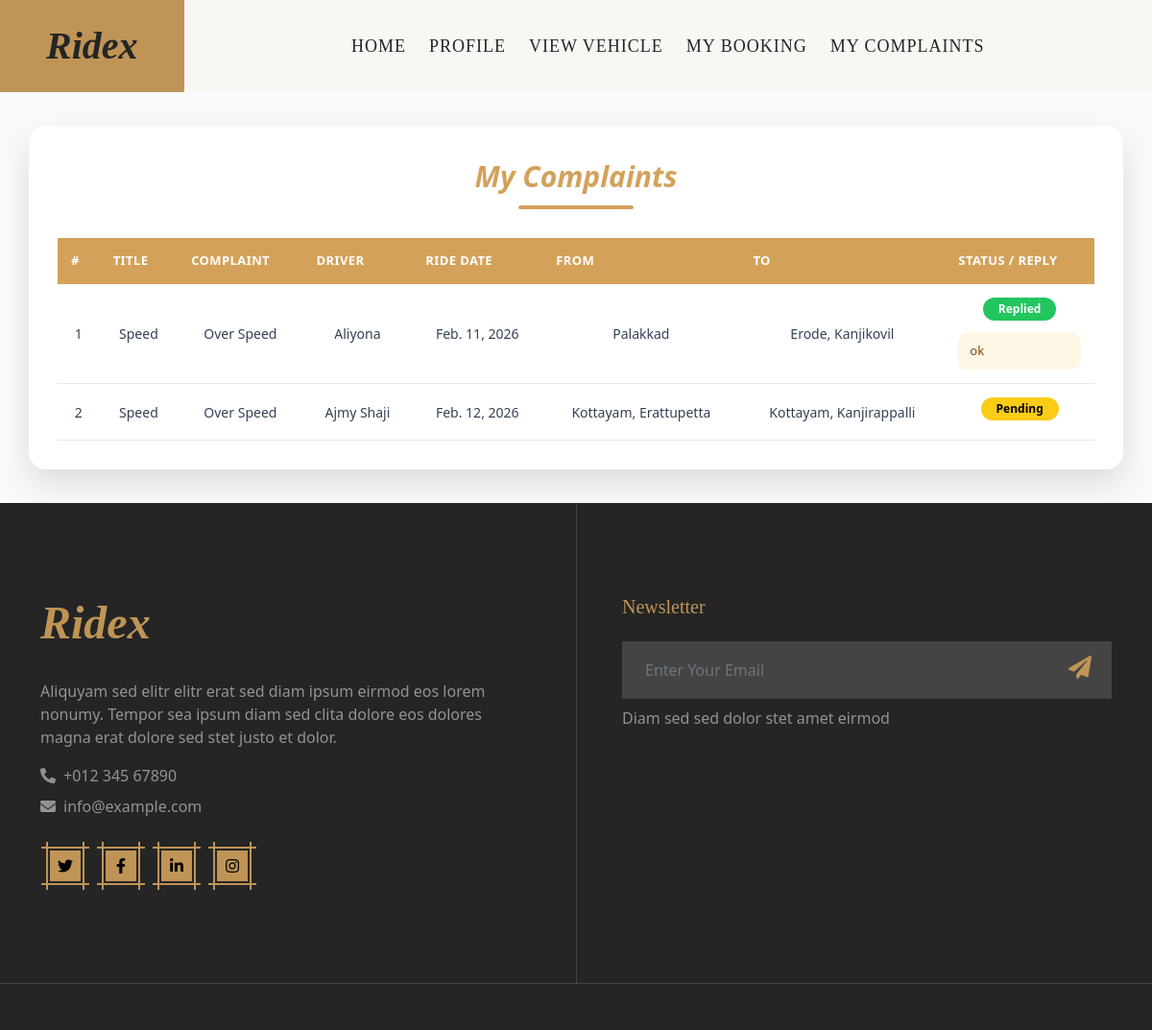
Page /User/MyComplaints/ (signed in) on the earlier database version.
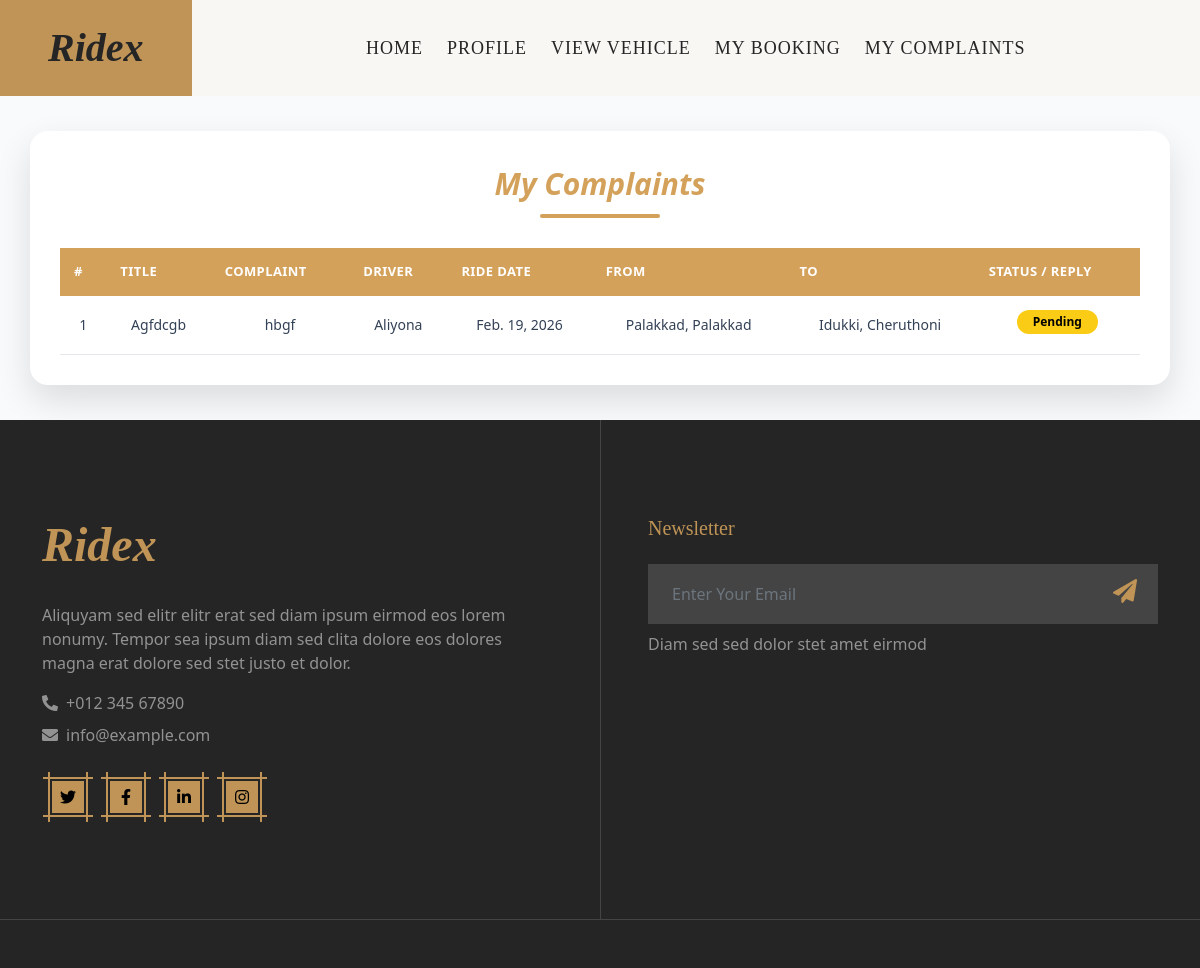
Same page on the later database version.
### User/models.py (models this page shows)
class tbl_complaints(models.Model):
    complaint_title=models.CharField(max_length=50)
    complaint_content=models.CharField(max_length=50)
    complaint_date=models.DateField(auto_now_add=True)
    complaint_reply=models.CharField(max_length=50,null=True)
    complaint_status=models.IntegerField(default=0)
    user=models.ForeignKey(tbl_user, on_delete=models.CASCADE)
    booking=models.ForeignKey(tbl_booking, on_delete=models.CASCADE)

class tbl_booking(models.Model):
    booking_date=models.DateField(auto_now_add=True)
    booking_status=models.IntegerField(default=0)
    bookinguser_status=models.IntegerField(default=0)
    booking_amount=models.IntegerField(null=True)
    booking_advance=models.IntegerField(null=True)
    booking_days=models.IntegerField(null=True)
    booking_distance=models.CharField(max_length=50,null=True)
    user=models.ForeignKey(tbl_user, on_delete=models.CASCADE)
    vehicle=models.ForeignKey(tbl_vehicle,on_delete=models.CASCADE)
    booking_fromdate=models.DateField(null=True)
    booking_todate=models.DateField()
    booking_fromplace = models.CharField(max_length=200, null=True)
    booking_toplace = models.CharField(max_length=200, null=True)

### Driver/models.py (models this page shows)
class tbl_vehicle(models.Model):
    vehicle_name=models.CharField(max_length=50)
    vehicle_details=models.CharField(max_length=30)
    vehicle_photo=models.FileField(upload_to='Assets/UserDocs/')
    model=models.ForeignKey(tbl_model,on_delete=models.CASCADE)
    vehicletype=models.ForeignKey(tbl_vehicletype,on_delete=models.CASCADE)
    vehicle_baseprice=models.IntegerField()
    vehicle_kmprice=models.IntegerField()
    vehicle_status=models.IntegerField(default=0)
    vehicle_capasity=models.IntegerField()
    driver=models.ForeignKey(tbl_driver,on_delete=models.CASCADE)

### Guest/models.py (models this page shows)
class tbl_driver(models.Model):
    driver_name=models.CharField(max_length=50)
    driver_email=models.CharField(max_length=30)
    driver_contact=models.CharField(max_length=15)
    driver_address=models.CharField(max_length=30)
    driver_photo=models.FileField(upload_to='Assets/UserDocs/')
    driver_license=models.FileField(upload_to='Assets/UserDocs/')
    driver_password=models.CharField(max_length=30)
    driver_status=models.IntegerField(default=0)
    driver_doj=models.DateField(auto_now_add=True)
    place=models.ForeignKey(tbl_place,on_delete=models.CASCADE)

### User/views.py (the view)
# urls.py: path('MyComplaints/', views.MyComplaints, name="MyComplaints"),
def MyComplaints(request):
    if "uid" not in request.session:
        return redirect("Guest:Login")
    else:
        userdata = tbl_user.objects.get(id=request.session['uid'])
        complaintdata = tbl_complaints.objects.filter(user=userdata)
        return render(request, "User/MyComplaints.html", {'complaintdata': complaintdata})

### User/Templates/User/MyComplaints.html (shortened to what this page needs)
{% extends 'User/Head.html' %}
{% block content %}
<div class="complaint-container">
    <div class="page-title">My Complaints</div>
    <div class="title-line"></div>
    <table>
        <tr>
            <th>#</th>
            <th>Title</th>
            <th>Complaint</th>
            <th>Driver</th>
            <th>Ride Date</th>
            <th>From</th>
            <th>To</th>
            <th>Status / Reply</th>
        </tr>
        {% for i in complaintdata %}
        <tr>
            <td>{{ forloop.counter }}</td>
            <td>{{ i.complaint_title }}</td>
            <td>{{ i.complaint_content }}</td>
            <td>{{ i.booking.vehicle.driver.driver_name }}</td>
            <td>{{ i.booking.booking_todate }}</td>
            <td>{{ i.booking.booking_fromplace }}</td>
            <td>{{ i.booking.booking_toplace }}</td>
            <td>
                {% if i.complaint_status == 2 %}
                    <span class="badge replied">Replied</span>
                    <div class="reply-box">{{ i.complaint_reply }}</div>
                {% else %}
                    <span class="badge pending">Pending</span>
                {% endif %}
            </td>
        </tr>
        {% endfor %}
    </table>
</div>
{% endblock content %}

Differences in the rows shown:
removed tbl_complaints: complaint_title "Speed", complaint_content "Over Speed", booking.vehicle.driver.driver_name "Aliyona", booking.booking_todate "Feb. 11, 2026", booking.booking_fromplace "Palakkad", booking.booking_toplace "Erode, Kanjikovil", complaint_reply "ok"
removed tbl_complaints: complaint_title "Speed", complaint_content "Over Speed", booking.vehicle.driver.driver_name "Ajmy Shaji", booking.booking_todate "Feb. 12, 2026", booking.booking_fromplace "Kottayam, Erattupetta", booking.booking_toplace "Kottayam, Kanjirappalli", complaint_status "Pending"
added tbl_complaints: complaint_title "Agfdcgb", complaint_content "hbgf", booking.vehicle.driver.driver_name "Aliyona", booking.booking_todate "Feb. 19, 2026", booking.booking_fromplace "Palakkad, Palakkad", booking.booking_toplace "Idukki, Cheruthoni", complaint_status "Pending"
